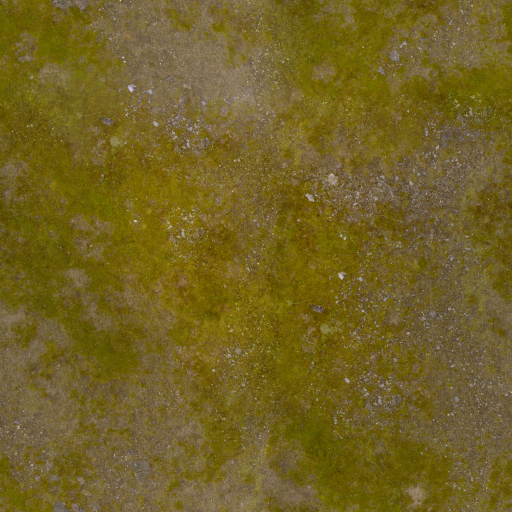
#> input picture art/materials/aerial_grass_rock/albedo.jpg, 1024 x 1024 px, given in place of referencia-usuario.png, which was not available (shown at 1/2 size)
$ python fidelidade_pontuacao.py ../art/materials/aerial_grass_rock/albedo.jpg ../art/materials/brown_planks_03/albedo.jpg ../art/materials/brown_planks_03/albedo.jpg
#> lines starting #> are read from the running program, lines starting #| are printed output that depends on the picture; pictures that were not available may be replaced by others from this repository, and a replacement may not be noted
"""Pontuacao composta de fidelidade (fase 1).
  40% composicao  - checklist de elementos da referencia (docs/fidelidade-checklist.json):
                    presente=1, parcial=0,5, ausente=0, com pesos.
  30% cor/luz     - grade 8x6: diferenca de cor media em Lab (CIE76) e intersecao do
                    histograma de L* (16 faixas) por regiao.
  20% detalhe     - grade 8x6: densidade de bordas (Sobel) por regiao, razao menor/maior.
  10% avaliacao   - nota visual do usuario (0-1); pendente = relatada sem ela e com 0,5 neutro.
Uso: python tools/fidelidade_pontuacao.py <captura.png> [saida_prefixo]
Gera <prefixo>-pontuacao.json, <prefixo>-mapa-calor.png, <prefixo>-lado-a-lado.png em docs/."""
import sys, os, json
import numpy as np
from PIL import Image, ImageDraw, ImageFont
HERE = os.path.dirname(os.path.abspath(__file__)); DOCS = os.path.join(os.path.dirname(HERE), 'docs')
REF = os.path.join(DOCS, 'referencia-usuario.png')
COLS, ROWS = 8, 6
W, H = 800, 450
EDGE_T = 0.10
DE_MAX = 40.0

def load(path):
#> called with path = 'docs/referencia-usuario.png'
    return np.asarray(Image.open(path).convert('RGB').resize((W, H), Image.LANCZOS), dtype=np.float64) / 255.0

def to_lab(rgb):
    lin = np.where(rgb <= 0.04045, rgb / 12.92, ((rgb + 0.055) / 1.055) ** 2.4)
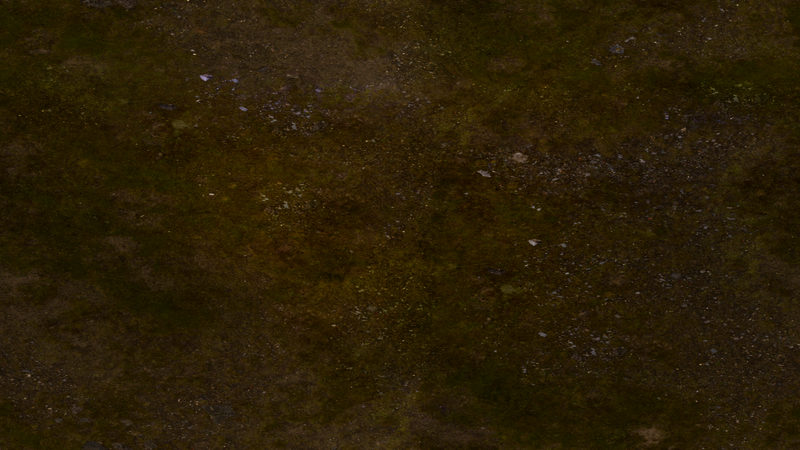
#> lin: shape (450, 800, 3) float64; mean R, G, B 0.17, 0.122, 0.0276
    M = np.array([[0.4124, 0.3576, 0.1805], [0.2126, 0.7152, 0.0722], [0.0193, 0.1192, 0.9505]])
    xyz = lin @ M.T / np.array([0.95047, 1.0, 1.08883])
    f = np.where(xyz > 216 / 24389, np.cbrt(xyz), (24389 / 27 * xyz + 16) / 116)
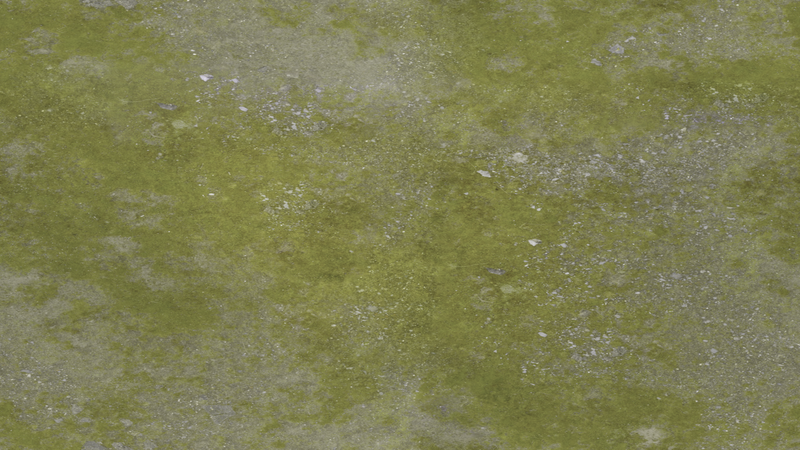
#> f: shape (450, 800, 3) float64; mean R, G, B 0.496, 0.497, 0.325
    return np.stack([116 * f[..., 1] - 16, 500 * (f[..., 0] - f[..., 1]), 200 * (f[..., 1] - f[..., 2])], -1)
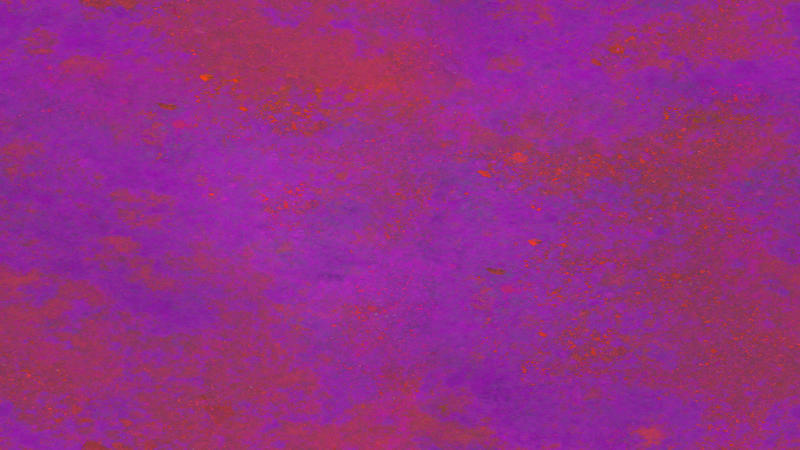
#> returned value: shape (450, 800, 3) float64; mean of channels 0, 1, 2 41.7, -0.4, 34.4; drawn with min black and max white

def edges(rgb):
    g = rgb @ np.array([0.2126, 0.7152, 0.0722])
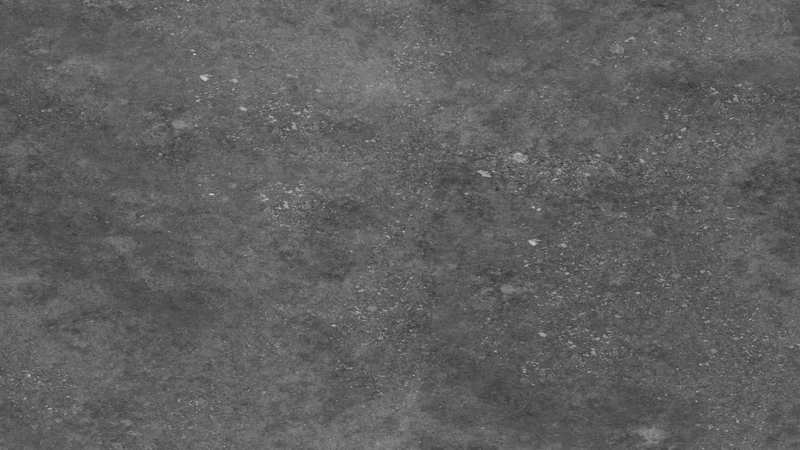
#> g: shape (450, 800) float64; min 0.148, max 0.832, mean 0.378
    p = np.pad(g, 1, mode='edge')
    gx = (p[:-2, 2:] + 2 * p[1:-1, 2:] + p[2:, 2:]) - (p[:-2, :-2] + 2 * p[1:-1, :-2] + p[2:, :-2])
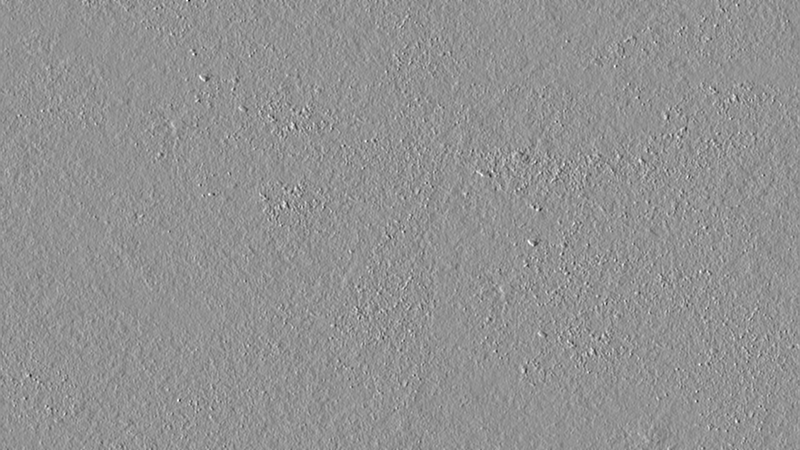
#> gx: shape (450, 800) float64; min -1.52, max 1.13, mean -1.64e-05; drawn with min black and max white
    gy = (p[2:, :-2] + 2 * p[2:, 1:-1] + p[2:, 2:]) - (p[:-2, :-2] + 2 * p[:-2, 1:-1] + p[:-2, 2:])
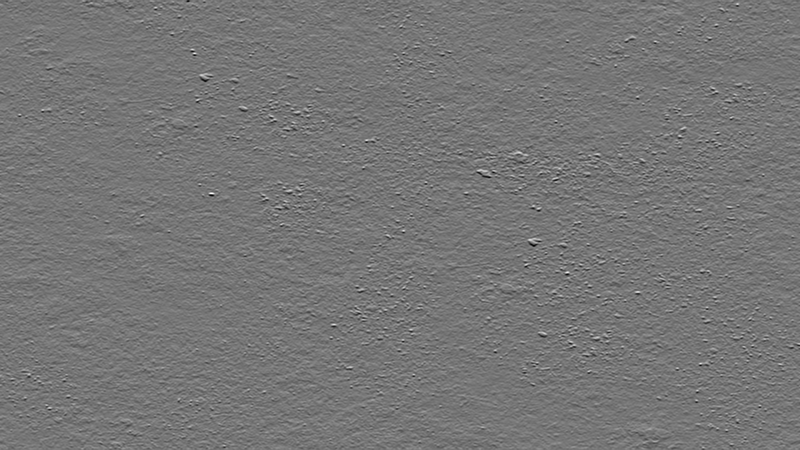
#> gy: shape (450, 800) float64; min -1.55, max 1.79, mean -5.02e-05; drawn with min black and max white
    return np.hypot(gx, gy) / 4.0 > EDGE_T
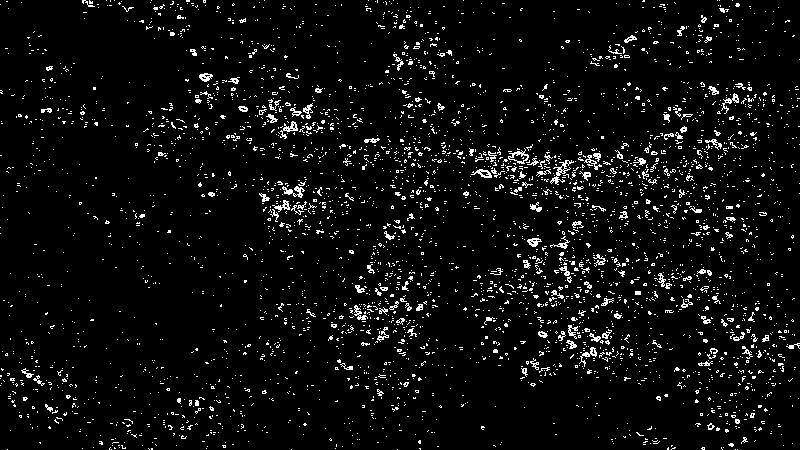
#> returned value: shape (450, 800) bool; 5.1% white in thin lines or dots

def regions(fn):
    out = []
    for r in range(ROWS):
        for c in range(COLS):
            ys = slice(r * H // ROWS, (r + 1) * H // ROWS); xs = slice(c * W // COLS, (c + 1) * W // COLS)
            out.append(fn(ys, xs, r, c))
#> this loop made 6 passes
    return out

def composition(path):
    data = json.load(open(path, encoding='utf-8'))
    val = {'presente': 1.0, 'parcial': 0.5, 'ausente': 0.0}
    tw = sum(i.get('peso', 1) for i in data['itens'])
    score = sum(i.get('peso', 1) * val[i['estado']] for i in data['itens']) / tw
    gaps = sorted([{'item': i['item'], 'estado': i['estado'], 'ganho_pontos': round(40 * i.get('peso', 1) * (1 - val[i['estado']]) / tw, 2)} for i in data['itens'] if i['estado'] != 'presente'], key=lambda g: -g['ganho_pontos'])
    counts = {k: sum(1 for i in data['itens'] if i['estado'] == k) for k in val}
    return score, gaps, counts, len(data['itens'])

def main():
    cap_path = sys.argv[1]; prefix = sys.argv[2] if len(sys.argv) > 2 else 'fidelidade'
    ref = load(REF); cap = load(cap_path)
    lr, lc = to_lab(ref), to_lab(cap); er, ec = edges(ref), edges(cap)
    def region(ys, xs, r, c):
        a, b = lr[ys, xs].reshape(-1, 3), lc[ys, xs].reshape(-1, 3)
        de = float(np.linalg.norm(a.mean(0) - b.mean(0)))
        ha, _ = np.histogram(a[:, 0], 16, (0, 100)); hb, _ = np.histogram(b[:, 0], 16, (0, 100))
        hist = float(np.minimum(ha / ha.sum(), hb / hb.sum()).sum())
        color = max(0.0, 1 - de / DE_MAX)
        light = 0.5 * color + 0.5 * hist
        dr, dc = float(er[ys, xs].mean()), float(ec[ys, xs].mean())
        edge = min(dr, dc) / max(dr, dc) if max(dr, dc) > 1e-6 else 1.0
        return {'linha': r, 'coluna': c, 'delta_e': round(de, 1), 'L_ref': round(float(a[:, 0].mean()), 1), 'L_cap': round(float(b[:, 0].mean()), 1),
                'hist_L': round(hist, 3), 'cor_luz': round(light, 3), 'bordas_ref': round(dr, 3), 'bordas_cap': round(dc, 3), 'detalhe': round(edge, 3)}
    regs = regions(region)
#> regs = 48 items
    light = float(np.mean([g['cor_luz'] for g in regs])); detail = float(np.mean([g['detalhe'] for g in regs]))
#> after `light = float(np.mean([g['cor_luz'] for g in regs]))`: light = 1
#> after `detail = float(np.mean([g['detalhe'] for g in regs]))`: detail = 1
    comp, gaps, counts, n = composition(sys.argv[3] if len(sys.argv) > 3 else os.path.join(DOCS, 'fidelidade-checklist.json'))
    without = (0.4 * comp + 0.3 * light + 0.2 * detail) / 0.9
    neutral = 0.4 * comp + 0.3 * light + 0.2 * detail + 0.1 * 0.5
    result = {'captura': os.path.basename(cap_path), 'composicao_40': round(comp * 100, 1), 'cor_luz_30': round(light * 100, 1), 'detalhe_20': round(detail * 100, 1),
              'avaliacao_usuario_10': 'pendente', 'total_sem_avaliacao': round(without * 100, 1), 'total_com_avaliacao_neutra_0_5': round(neutral * 100, 1),
              'pontos_ponderados': {'composicao': round(40 * comp, 1), 'cor_luz': round(30 * light, 1), 'detalhe': round(20 * detail, 1)},
              'checklist': {'itens': n, **counts}, 'lacunas_checklist': gaps, 'regioes': regs,
              'ganho_por_regiao': sorted([{'linha': g['linha'], 'coluna': g['coluna'], 'ganho_pontos': round(30 * (1 - g['cor_luz']) / len(regs) + 20 * (1 - g['detalhe']) / len(regs), 2)} for g in regs], key=lambda x: -x['ganho_pontos'])[:12],
              'parametros': {'grade': [COLS, ROWS], 'resolucao_analise': [W, H], 'limiar_borda': EDGE_T, 'delta_e_max': DE_MAX}}
    json.dump(result, open(os.path.join(DOCS, prefix + '-pontuacao.json'), 'w', encoding='utf-8'), indent=1, ensure_ascii=False)
    # Mapa de calor sobre a captura
    font = ImageFont.truetype('C:/Windows/Fonts/arialbd.ttf', 15); small = ImageFont.truetype('C:/Windows/Fonts/arial.ttf', 12)
    base = Image.open(cap_path).convert('RGB').resize((1600, 900)); over = Image.new('RGBA', base.size, (0, 0, 0, 0)); d = ImageDraw.Draw(over)
    cw, ch = 1600 // COLS, 900 // ROWS
    for g in regs:
        miss = 1 - (0.6 * g['cor_luz'] + 0.4 * g['detalhe'])
        x0, y0 = g['coluna'] * cw, g['linha'] * ch
        col = (int(255 * min(1, miss * 2)), int(255 * max(0, 1 - miss * 2)), 40, int(70 + 110 * miss))
        d.rectangle([x0, y0, x0 + cw - 1, y0 + ch - 1], fill=col, outline=(255, 255, 255, 120))
        d.text((x0 + 6, y0 + 4), '%d%%' % round(100 * (1 - miss)), font=font, fill=(255, 255, 255, 255))
        d.text((x0 + 6, y0 + 24), 'luz %d  det %d' % (round(100 * g['cor_luz']), round(100 * g['detalhe'])), font=small, fill=(255, 255, 255, 230))
        d.text((x0 + 6, y0 + 40), 'L* %.0f/%.0f' % (g['L_cap'], g['L_ref']), font=small, fill=(255, 255, 255, 230))
    heat = Image.alpha_composite(base.convert('RGBA'), over).convert('RGB')
    hd = ImageDraw.Draw(heat); hd.rectangle([0, 868, 1600, 900], fill=(0, 0, 0))
    hd.text((10, 874), 'Mapa de fidelidade por regiao (verde = proximo da referencia). Total sem avaliacao: %.1f | composicao %.1f, cor/luz %.1f, detalhe %.1f' % (without * 100, comp * 100, light * 100, detail * 100), font=font, fill=(255, 255, 255))
    heat.save(os.path.join(DOCS, prefix + '-mapa-calor.png'))
    side = Image.new('RGB', (1600, 450 + 34), (20, 20, 24)); side.paste(Image.open(REF).convert('RGB').resize((800, 450), Image.LANCZOS), (0, 34)); side.paste(Image.open(cap_path).convert('RGB').resize((800, 450), Image.LANCZOS), (800, 34))
    sd = ImageDraw.Draw(side); sd.text((10, 8), 'Referencia do usuario', font=font, fill=(255, 255, 255)); sd.text((810, 8), 'Cena de fidelidade (V6 alinhado) - %.1f sem avaliacao' % (without * 100), font=font, fill=(255, 255, 255))
    side.save(os.path.join(DOCS, prefix + '-lado-a-lado.png'))
    print(json.dumps({k: result[k] for k in ['composicao_40', 'cor_luz_30', 'detalhe_20', 'total_sem_avaliacao', 'total_com_avaliacao_neutra_0_5', 'checklist']}, ensure_ascii=False))

if __name__ == '__main__':
#> (the run stopped early here; a loop or call above may not have finished)

$ run again, on art/materials/brown_planks_03/albedo.jpg
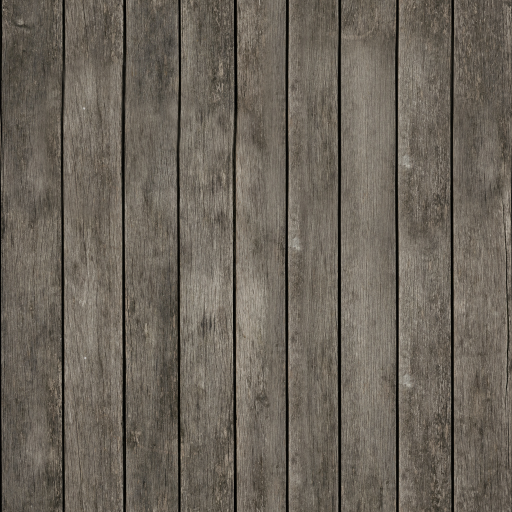
#> input picture art/materials/brown_planks_03/albedo.jpg, 1024 x 1024 px, given in place of referencia-usuario.png, which was not available (shown at 1/2 size)
#> in edges, `gy = (p[2:, :-2] + 2 * p[2:, 1:-1] + p[2:, 2:]) - (p[:-2, :-2] + 2 * p..`:
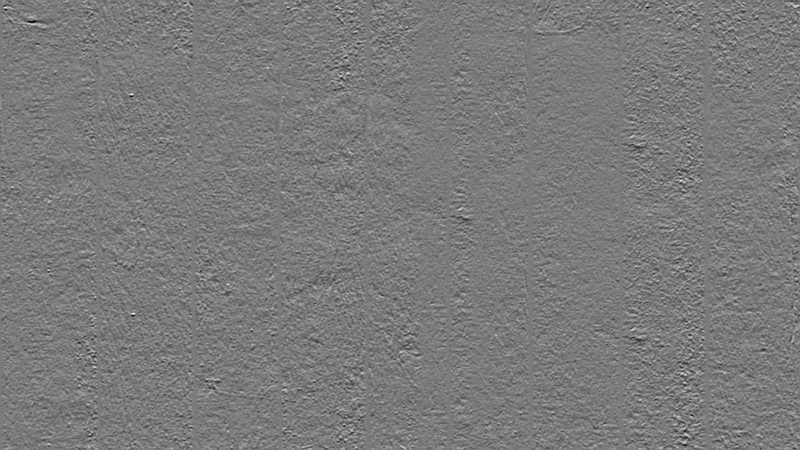
#> gy: shape (450, 800) float64; min -1.23, max 1.33, mean -1.72e-06; drawn with min black and max white
#> in edges, `return np.hypot(gx, gy) / 4.0 > EDGE_T`:
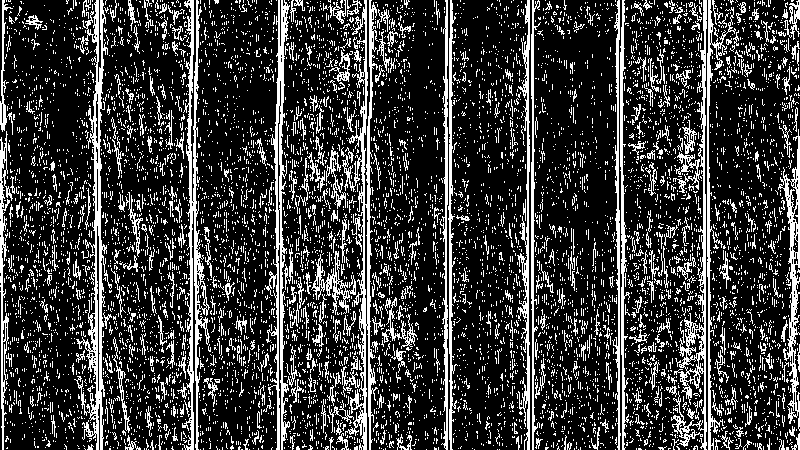
#> returned value: shape (450, 800) bool; 21.9% white in thin lines or dots
#> the loop in regions, `for r in range(ROWS):` made 6 passes
#> regs = 48 items
#> in main, `light = float(np.mean([g['cor_luz'] for g in regs]))`: light = 1
